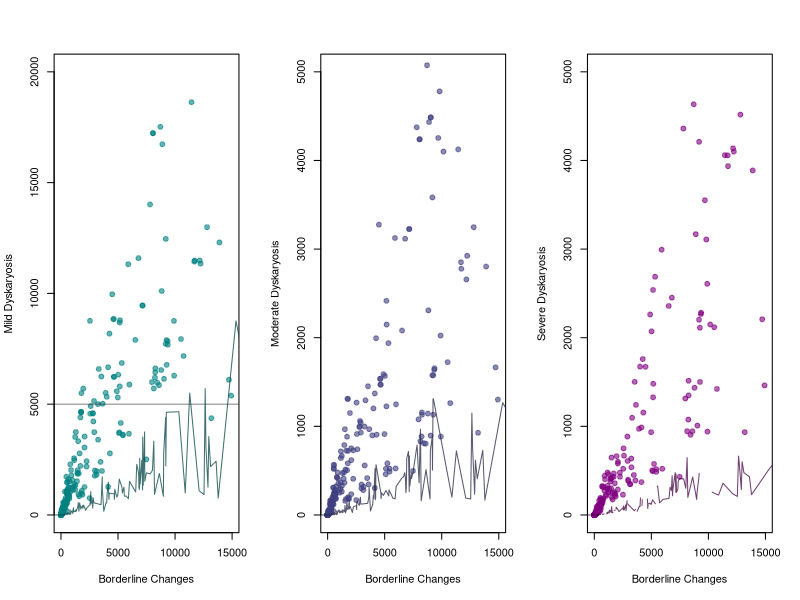

This chart was generated by the following R code:
## ---- chunk 1
knitr::opts_chunk$set(echo = TRUE)
## ---- chunk 2
source <- read.csv("cervical-programme-annual-2022-23-csvs/kc61_sample_result_age_source.csv")
# misc. data wrangling 
source$Severe_dyskaryosis <- gsub("not included", NA, source$Severe_dyskaryosis)
comparison_data <- source[,c("Borderline_changes", "Mild_dyskaryosis",
                             "Moderate_dyskaryosis","Severe_dyskaryosis")]
comparison_data$Severe_dyskaryosis <- as.numeric(comparison_data$Severe_dyskaryosis)

comparison_data <- comparison_data[order(
  comparison_data$Borderline_changes, decreasing = FALSE),]
## ---- chunk 3
x <- comparison_data$Mild_dyskaryosis
y <- comparison_data$Moderate_dyskaryosis
z <- comparison_data$Severe_dyskaryosis

model_all <- lm(comparison_data$Borderline_changes ~ 
                comparison_data$Mild_dyskaryosis +
                comparison_data$Moderate_dyskaryosis +
                comparison_data$Severe_dyskaryosis)

#the following 2 models are identical, the first is included for code readability
# and the second to make the summary coefficients more intuitive
model_poly <- lm(comparison_data$Borderline_changes ~ 
                    poly(comparison_data$Mild_dyskaryosis, 2, raw=T) + 
                    poly(comparison_data$Moderate_dyskaryosis, 2, raw=T) + 
                    poly(comparison_data$Severe_dyskaryosis, 2, raw=T))
model_poly2 <- lm(comparison_data$Borderline_changes ~ 
                    x + I(x^2) + y + I(y^2) + z + I(z^2))


RSquaredValues <- NULL
RSquaredValues["Model:All"] <- summary(model_all)$r.squared
RSquaredValues["Model:Polynomial Order 2"] <- summary(model_poly2)$r.squared

RSquaredValues
summary(model_poly2)
## ---- chunk 4
Go <- length(predict(model_poly2))
par(mfrow=c(1,3))
plot(comparison_data$Borderline_changes, comparison_data$Mild_dyskaryosis,
     xlim = c(0,15000), ylim = c(0,20000), col = rgb(0,0.5,0.5,0.6), pch = 19,
     xlab = "Borderline Changes", ylab = "Mild Dyskaryosis")
abline(h = 5000, col =rgb(0,0,0,0.5)) 
#this line is at the y value that is the top of the other two graphs
# to give a sense of size among the graphs
lines(sort(predict(model_poly2)), col = rgb(0,0.25,0.25,0.75),
      comparison_data$Mild_dyskaryosis[0:Go])

plot(comparison_data$Borderline_changes, comparison_data$Moderate_dyskaryosis,
     xlim = c(0,15000), ylim = c(0,5000), col = rgb(0.25,0.25,0.5,0.6), pch = 19,
     xlab = "Borderline Changes", ylab = "Moderate Dyskaryosis")
lines(sort(predict(model_poly2)), col = rgb(0.125,0.125,0.25,0.75),
      comparison_data$Moderate_dyskaryosis[0:Go])

plot(comparison_data$Borderline_changes, comparison_data$Severe_dyskaryosis,
     xlim = c(0,15000), ylim = c(0,5000), col = rgb(0.5,0,0.5,0.6), pch = 19,
     xlab = "Borderline Changes", ylab = "Severe Dyskaryosis")
lines(sort(predict(model_poly2)), col = rgb(0.25,0,0.25,0.75),
      comparison_data$Severe_dyskaryosis[0:Go])

